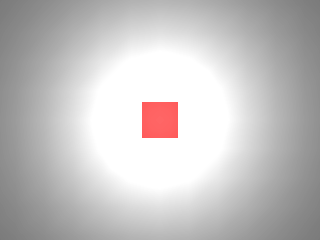
#> input picture Pablo/win_rendertest.png, 320 x 240 px; its folder holds only this picture in this run
$ python -i visual_servo_demo.py   (imports and definitions only)
#> lines starting #> are read from the running program, lines starting #| are printed output that depends on the picture; after the words box and inside, x2 and y2 are one past the last pixel; in counts of white or black regions, pixels touching at a corner belong together
#> further down, picture is the input picture: shape (240, 320, 3); mean B, G, R 193.7, 193.7, 196.4
"""
Simple test: robot control with configurable camera displays.
"""
from stretch_toolkit import (
    controller, teleop, BACKEND_NAME, merge_proportional,
    HEAD_CAMERA, WRIST_CAMERA, NAVIGATION_CAMERA,
    HEAD_RGB_CAMERA, HEAD_DEPTH_CAMERA,
    WRIST_RGB_CAMERA, WRIST_DEPTH_CAMERA
)
import time
import cv2
import numpy as np

# [1 line not run here, left out]

# Visual servoing configuration - swap these to switch between head and wrist
# [6 lines that did not run here, left out]

# [6 lines that did not run here, left out]

# Active configuration - change this to switch between head and wrist
# [1 line that did not run here, left out]

def get_obj_center(frame):
    """Find the largest red contour and return its center.

    Args:
        frame: BGR image from camera

    Returns:
        (x, y) tuple of center coordinates, or None if no red object found
    """
    # Convert BGR to HSV
    hsv = cv2.cvtColor(frame, cv2.COLOR_BGR2HSV)
#> hsv: shape (240, 320, 3); mean H, S, V 0, 2.7, 196.4

    # Red color wraps around in HSV, so we need two ranges
    lower_red1 = np.array([0, 100, 100])
    upper_red1 = np.array([10, 255, 255])
    lower_red2 = np.array([160, 100, 100])
    upper_red2 = np.array([180, 255, 255])

    # Create masks for both red ranges
    mask1 = cv2.inRange(hsv, lower_red1, upper_red1)
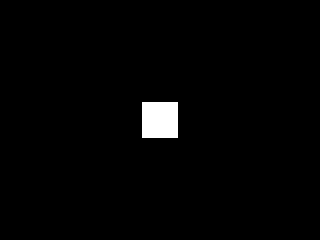
#> mask1: shape (240, 320); 1.7% white; 1 white region, box (x1, y1, x2, y2) and area: (142, 102, 178, 138) 1296
    mask2 = cv2.inRange(hsv, lower_red2, upper_red2)
#> mask2: shape (240, 320); every value is 0
    mask = cv2.bitwise_or(mask1, mask2)

    # Find contours
    contours, _ = cv2.findContours(mask, cv2.RETR_EXTERNAL, cv2.CHAIN_APPROX_SIMPLE)
#> contours = [[[142, 102], [142, 137], [177, 137], [177, 102]]]

    if not contours:
        return None

    # Filter contours by minimum area and get the largest
    MIN_AREA = 100
    valid_contours = [c for c in contours if cv2.contourArea(c) >= MIN_AREA]
#> valid_contours = [[[142, 102], [142, 137], [177, 137], [177, 102]]]

    if not valid_contours:
        return None

    largest_contour = max(valid_contours, key=cv2.contourArea)
#> largest_contour = [[142, 102], [142, 137], [177, 137], [177, 102]]

    # Calculate moments to find center
    M = cv2.moments(largest_contour)
#> M = moments, m00 1225, centre m10/m00, m01/m00 = (159.5, 119.5)
    if M['m00'] == 0:
        return None

    cx = int(M['m10'] / M['m00'])
#> cx = 159
    cy = int(M['m01'] / M['m00'])
#> cy = 119

    return (cx, cy)

# [49 lines left out: function servoing_demo, not called in this run]

# [2 lines not run here, left out]

>>> import cv2
>>> picture = cv2.imread('Pablo/win_rendertest.png')
>>> result = get_obj_center(picture)
#> result = (159, 119)
